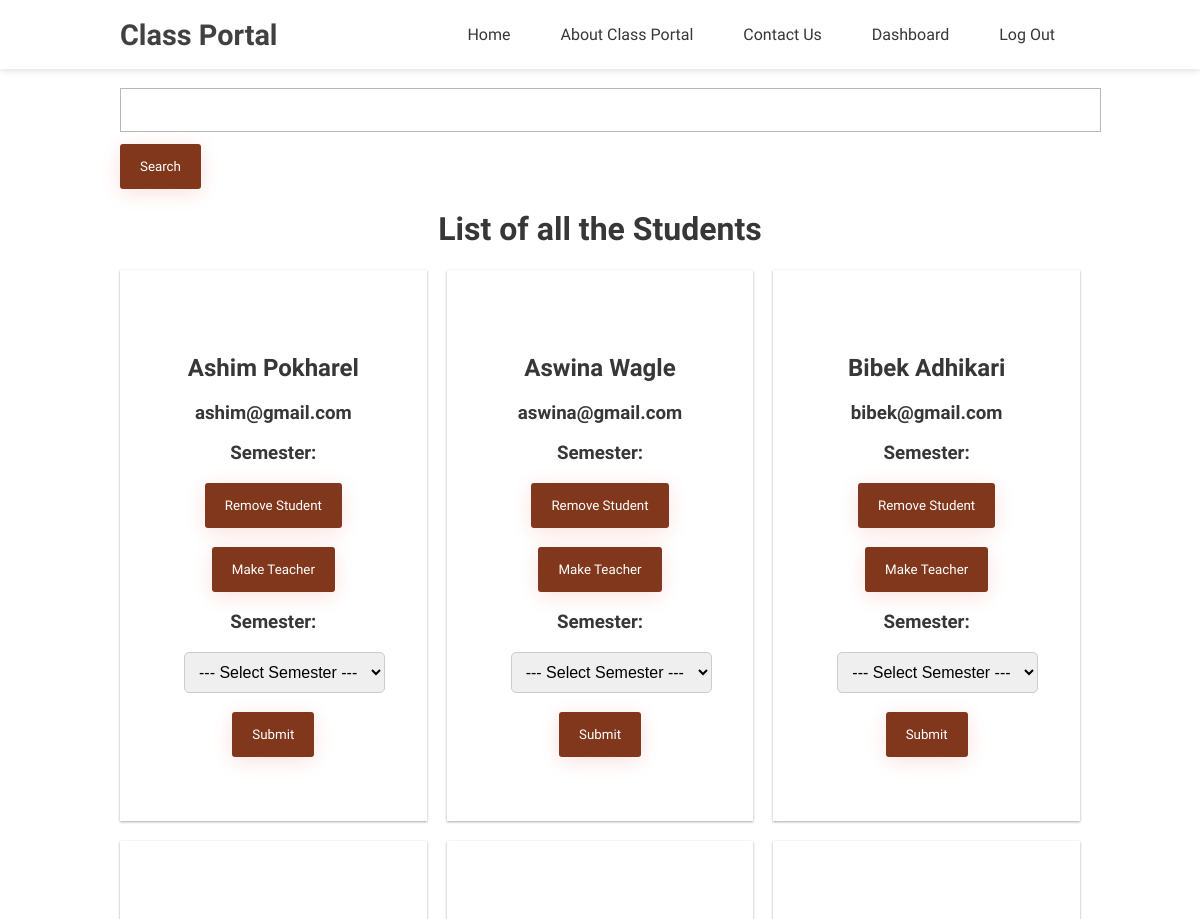
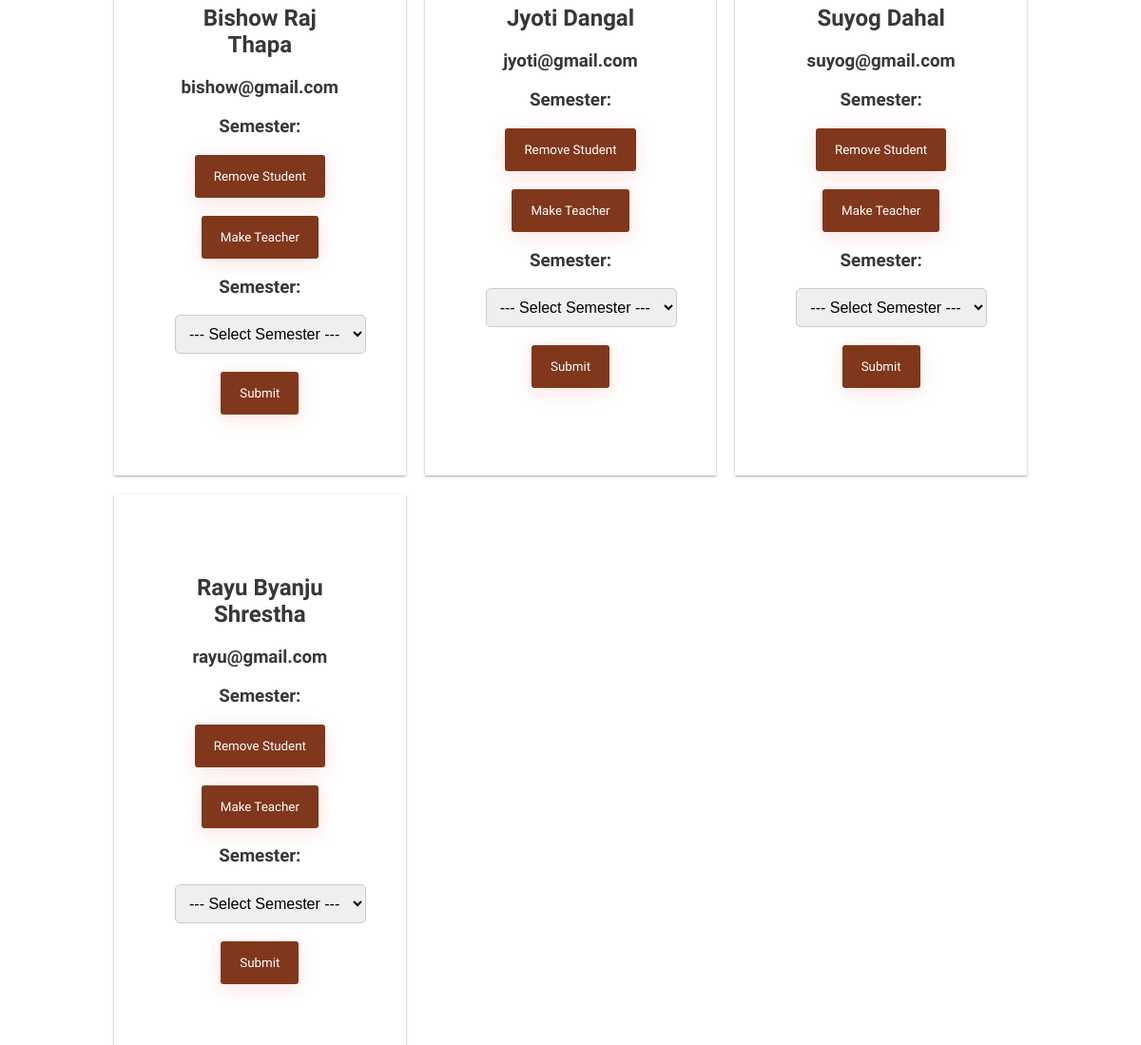
The page /view-students.php (signed in) on the database its author committed (2 pictures, top to bottom).
### tables this page shows
CREATE TABLE `users` (
  `id` int(100) NOT NULL,
  `username` varchar(100) NOT NULL,
  `email` varchar(100) NOT NULL,
  `password` varchar(200) NOT NULL,
  `user_role` int(10) NOT NULL
);

### view-students.php (the view, shortened to what this page needs)
<?php
if (!isset($_SESSION['username'])) :
    header('Location:login.php');
else :
    include("config/db.php");
    include("include/header.php");
?>
<head>
</head>
    <br>
    <div class="container">
        <?php
        $search = isset($_GET['search']) ? $_GET['search'] : '';
        $sql = "SELECT * FROM users WHERE user_role=0 AND (username LIKE '%$search%' OR email LIKE '%$search%')";
        $result = mysqli_query($conn, $sql) or die('Error');
        echo "<form method='GET'><input type='text' name='search' value='$search'><input type='submit' value='Search'></form>";
        ?>
        <h1 style="text-align: center;">List of all the Students</h1>
        <div class="cards" id="data">
            <?php
            if (mysqli_num_rows($result) > 0) {
                while ($row = mysqli_fetch_assoc($result)) {
                    $username = $row['username'];
                    $email = $row['email'];
                    $semester = $row['Semester'];
            ?>
                    <div class="card">
                        <h2><?php echo $username ?></h2>
                        <h3><?php echo $email ?></h3>
                        <h3>Semester: <?php echo $semester ?></h3>
    <form id="deleteForm" action="delete_std.php" method="POST">
        <input type="submit" name="delete" value="Remove Student" onclick="return confirmDelete();">
    </form>
    <br>
    <form id="makestd" action="make_teach.php" method="POST">
        <input type="submit" name="maketeach" value="Make Teacher" onclick="return confirmteach();">
    </form>
    <form id="semester" action="change_sem.php" method="POST">
        <h3><label for="semester">Semester:</label></h3>
        <select name="semester" id="semester">
            <option value="">--- Select Semester ---</option>
    </select>
    <br><br>
    <input type="submit" name="semchange" value="Submit">
</form>
                    </div>
            <?php
                }
            } else {
                $error = 'No Students found';
            }
            ?>
        </div>
    </div>
<?php
endif;
?>

### include/header.php (shortened to what this page needs)
<!DOCTYPE html>
<html lang="en">
<head>
    <link rel="stylesheet" href="./css/main.css">
</head>
<body>
    <header>
        <div class="container">
            <div class="nav-items">
                <a href="index.php" class="brand">Class Portal</a href="index.php">
                <ul>
                    <li><a href='index.php'>Home</a></li>
                    <li><a href='about.php'>About Class Portal</a></li>
                    <li><a href='contact_us.php'>Contact Us</a></li>
                    <?php
                        if (isset($_SESSION['username'])):
                    ?>
                        <li><a href='dashboard.php'>Dashboard</a></li>
                        <li><a href='logout.php'>Log Out</a></li>
                    <?php else: ?>
                        <li><a href='register.php'>Sign Up</a></li>
                        <li><a href='login.php'>Log In</a></li>
                    <?php endif ?>
                </ul>
            </div>
        </div>
    </header>

### css/main.css (style rules this page uses)
html, body { margin: 0; padding: 0; color: #373738; background: #fff; font-family: 'Varela Round', sans-serif; scroll-behavior: smooth; }
a { text-decoration: none; }
.container { width: 80%; margin: 0 auto; }
header { display: block; background: #fff; box-shadow: 0 2px 6px 0 rgba(0,0,0,0.12); position: relative; left: 0; right: 0; top: 0; width: 100%; z-index: 100; }
.nav-items { display: flex; margin: auto; flex-direction: row; align-items: center; justify-content: flex-start; }
.nav-items .brand { color: #404140; font-size: 1.8em; font-weight: 700; }
.nav-items ul { list-style-type: none; display: flex; margin: 0 0 0 auto; flex-direction: row; }
.nav-items ul li a { display: inline-block; text-decoration: none; margin: 0; padding: 25px; color: #373738; font-size: 1em; white-space: nowrap; }
input[type="text"], input[type="email"], input[type="password"], input[type="date"] { width: 100%; height: 40px; border: solid 1px #b7b7b7; font-size: 14px; padding-left: 17px; padding-right: -17px; margin-bottom: 12px; font-style: italic; }
input[type="submit"] { background: #80371c; box-shadow: 0 4px 20px 0 rgba(226, 36, 22, 0.137); color: #fff; padding: 15px 20px !important; border: none; border-radius: 3px; font-family: 'Varela Round', sans-serif; }
.cards { display: grid; grid-gap: 20px; grid-template-columns: repeat(auto-fit, minmax(250px, 1fr)); align-content: center; justify-content: center; }
.card { text-align: center; padding: 4em; background-color: #fff; box-shadow: 0 1px 3px rgba(0,0,0,0.12), 0 1px 2px rgba(0,0,0,0.24); transition: all .3s ease-in-out; }

### view-students.php (style rules this page uses)
select { padding: 10px; font-size: 16px; border: 1px solid #ccc; border-radius: 5px; }
select option { background-color: #f2f2f2; color: #333; }

### rows shown on the page
users: username "Ashim Pokharel", email "ashim@gmail.com"
users: username "Aswina Wagle", email "aswina@gmail.com"
users: username "Bibek Adhikari", email "bibek@gmail.com"
users: username "Bishow Raj Thapa", email "bishow@gmail.com"
users: username "Jyoti Dangal", email "jyoti@gmail.com"
users: username "Suyog Dahal", email "suyog@gmail.com"
users: username "Rayu Byanju Shrestha", email "rayu@gmail.com"
